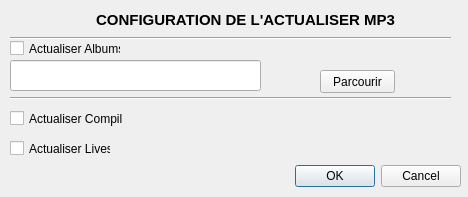
<?xml version="1.0" encoding="UTF-8"?>
<ui version="4.0">
 <class>DialogDossierParDef</class>
 <widget class="QDialog" name="DialogDossierParDef">
  <property name="geometry">
   <rect>
    <x>0</x>
    <y>0</y>
    <width>468</width>
    <height>197</height>
   </rect>
  </property>
  <property name="windowTitle">
   <string>Configuration Actualisation MP3</string>
  </property>
  <widget class="QDialogButtonBox" name="buttonBox">
   <property name="geometry">
    <rect>
     <x>120</x>
     <y>160</y>
     <width>341</width>
     <height>32</height>
    </rect>
   </property>
   <property name="orientation">
    <enum>Qt::Horizontal</enum>
   </property>
   <property name="standardButtons">
    <set>QDialogButtonBox::Cancel|QDialogButtonBox::Ok</set>
   </property>
  </widget>
  <widget class="QPushButton" name="pushButton">
   <property name="geometry">
    <rect>
     <x>320</x>
     <y>70</y>
     <width>75</width>
     <height>23</height>
    </rect>
   </property>
   <property name="text">
    <string>Parcourir</string>
   </property>
  </widget>
  <widget class="QLineEdit" name="lineEdit">
   <property name="geometry">
    <rect>
     <x>10</x>
     <y>60</y>
     <width>251</width>
     <height>31</height>
    </rect>
   </property>
  </widget>
  <widget class="QCheckBox" name="actuCompil">
   <property name="geometry">
    <rect>
     <x>10</x>
     <y>110</y>
     <width>131</width>
     <height>17</height>
    </rect>
   </property>
   <property name="text">
    <string>Actualiser Compil</string>
   </property>
  </widget>
  <widget class="QCheckBox" name="actuAlbums">
   <property name="geometry">
    <rect>
     <x>10</x>
     <y>40</y>
     <width>111</width>
     <height>17</height>
    </rect>
   </property>
   <property name="text">
    <string>Actualiser Albums</string>
   </property>
  </widget>
  <widget class="QCheckBox" name="actuLives">
   <property name="geometry">
    <rect>
     <x>10</x>
     <y>140</y>
     <width>101</width>
     <height>17</height>
    </rect>
   </property>
   <property name="text">
    <string>Actualiser Lives</string>
   </property>
  </widget>
  <widget class="Line" name="line">
   <property name="geometry">
    <rect>
     <x>10</x>
     <y>30</y>
     <width>441</width>
     <height>16</height>
    </rect>
   </property>
   <property name="orientation">
    <enum>Qt::Horizontal</enum>
   </property>
  </widget>
  <widget class="Line" name="line_2">
   <property name="geometry">
    <rect>
     <x>10</x>
     <y>90</y>
     <width>441</width>
     <height>16</height>
    </rect>
   </property>
   <property name="orientation">
    <enum>Qt::Horizontal</enum>
   </property>
  </widget>
  <widget class="QLabel" name="label">
   <property name="geometry">
    <rect>
     <x>20</x>
     <y>10</y>
     <width>451</width>
     <height>20</height>
    </rect>
   </property>
   <property name="font">
    <font>
     <pointsize>11</pointsize>
     <weight>75</weight>
     <bold>true</bold>
    </font>
   </property>
   <property name="text">
    <string>CONFIGURATION DE L'ACTUALISER MP3</string>
   </property>
   <property name="alignment">
    <set>Qt::AlignCenter</set>
   </property>
  </widget>
 </widget>
 <resources/>
 <connections>
  <connection>
   <sender>buttonBox</sender>
   <signal>accepted()</signal>
   <receiver>DialogDossierParDef</receiver>
   <slot>accept()</slot>
   <hints>
    <hint type="sourcelabel">
     <x>248</x>
     <y>254</y>
    </hint>
    <hint type="destinationlabel">
     <x>157</x>
     <y>274</y>
    </hint>
   </hints>
  </connection>
  <connection>
   <sender>buttonBox</sender>
   <signal>rejected()</signal>
   <receiver>DialogDossierParDef</receiver>
   <slot>reject()</slot>
   <hints>
    <hint type="sourcelabel">
     <x>316</x>
     <y>260</y>
    </hint>
    <hint type="destinationlabel">
     <x>286</x>
     <y>274</y>
    </hint>
   </hints>
  </connection>
 </connections>
</ui>
